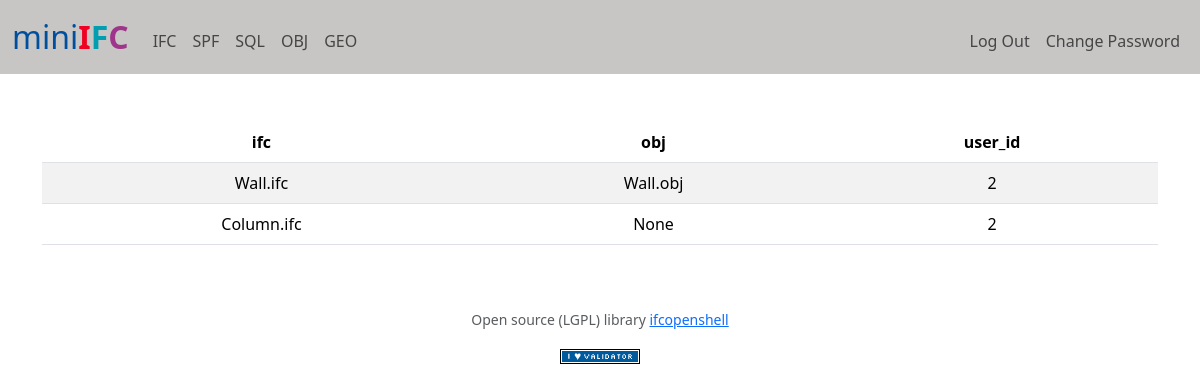
/ (signed in), run on the app's committed database.
### tables this page shows
CREATE TABLE ifcobj (
    ifc_name TEXT,
    obj_name TEXT,
    user_id INTEGER NOT NULL,
    CONSTRAINT ifc_Type UNIQUE (ifc_name, user_id),
    CONSTRAINT obj_Type UNIQUE (obj_name, user_id)
);

### app.py (the view)
@app.route("/")
@login_required
def index():
    user_id = session["user_id"]
    all = db1.execute("SELECT ifc_name, obj_name, user_id FROM ifcobj WHERE user_id = ?", user_id)
    return render_template("index.html", all=all)

### app.py (called while the page is built)
@app.after_request
def after_request(response):
    response.headers["Cache-Control"] = "no-cache, no-store, must-revalidate"
    response.headers["Expires"] = 0
    response.headers["Pragma"] = "no-cache"
    return response

### helpers.py (called while the page is built)
def login_required(f):
    @wraps(f)
    def decorated_function(*args, **kwargs):
        if session.get("user_id") is None:
            return redirect("/login")
        return f(*args, **kwargs)
    return decorated_function

### templates/index.html (shortened to what this page needs)
{% extends "layout.html" %}
{% block main %}
    <table class = "table table-striped">
        <thead>
            <tr>
                <th class="text-center">ifc</th>
                <th class="text-center">obj</th>
                <th class="text-center">user_id</th>
            </tr>
        </thead>
        <tbody>
            {% for row in all %}
            <tr>
                <td class="text-center">{{ row.ifc_name }}</td>
                <td class="text-center">{{ row.obj_name }}</td>
                <td class="text-center">{{ row.user_id }}</td>
            </tr>
            {% endfor %}
        </tbody>
    </table>
{% endblock %}

### templates/layout.html (shortened to what this page needs)
<!DOCTYPE html>
<html lang="en">
    <head>
        <link href="https://cdn.jsdelivr.net/npm/bootstrap@5.3.3/dist/css/bootstrap.min.css" rel="stylesheet">
        <link href="/static/A_styles.css" rel="stylesheet">
    </head>
    <body>
        <nav class="navbar navbar-expand-lg" style="background-color: #c8c6c5;">
            <div class="container-fluid">
                <a class="navbar-brand" href="/"><span class="bsiblue">mini</span><span class="bsired">I</span><span class="bsicyan">F</span><span class="bsipurple">C</span></a>
                <div class="collapse navbar-collapse" id="navbar">
                    {% if session["user_id"] %}
                        <ul class="navbar-nav me-auto mt-2">
                            <li class="nav-item"><a class="nav-link" href="/ifc">IFC</a></li>
                            <li class="nav-item"><a class="nav-link" href="/spf">SPF</a></li>
                            <li class="nav-item"><a class="nav-link" href="/sql">SQL</a></li>
                            <li class="nav-item"><a class="nav-link" href="/obj">OBJ</a></li>
                            <li class="nav-item"><a class="nav-link" href="/geo">GEO</a></li>
                        </ul>
                        <ul class="navbar-nav ms-auto mt-2">
                            <li class="nav-item"><a class="nav-link" href="/logout">Log Out</a></li>
                            <li class="nav-item"><a class="nav-link" href="/change">Change Password</a></li>
                        </ul>
                    {% else %}
                        <ul class="navbar-nav ms-auto mt-2">
                            <li class="nav-item"><a class="nav-link" href="/register">Register</a></li>
                            <li class="nav-item"><a class="nav-link" href="/login">Log In</a></li>
                        </ul>
                    {% endif %}
                </div>
            </div>
        </nav>
        <main class="container py-5 text-center">
            {% block main %}{% endblock %}
        </main>
        <footer class="mb-5">
            <p class="mb-3 small text-center text-muted">
                Open source (LGPL) library <a href="https://ifcopenshell.org/">ifcopenshell</a>
            </p>
            <form action="https://validator.w3.org/check" class="text-center" enctype="multipart/form-data" method="post" target="_blank">
                <input alt="Validate" src="/static/I_heart_validator.png" type="image">
            </form>
        </footer>
    </body>
</html>

### static/A_styles.css (style rules this page uses)
table { width: 100%; }
nav .navbar-brand { font-size: xx-large; }
nav .navbar-brand .bsiblue { color: rgb(0, 79, 159); }
nav .navbar-brand .bsired { color: rgb(240,0,35); font-weight: bold; }
nav .navbar-brand .bsicyan { color: rgb(0,158,176); font-weight: bold; }
nav .navbar-brand .bsipurple { color: rgb(159,53,139); font-weight: bold; }

### data on the page
ifcobj: ifc_name "Wall.ifc", obj_name "Wall.obj", user_id "2"
ifcobj: ifc_name "Column.ifc", obj_name "None", user_id "2"
